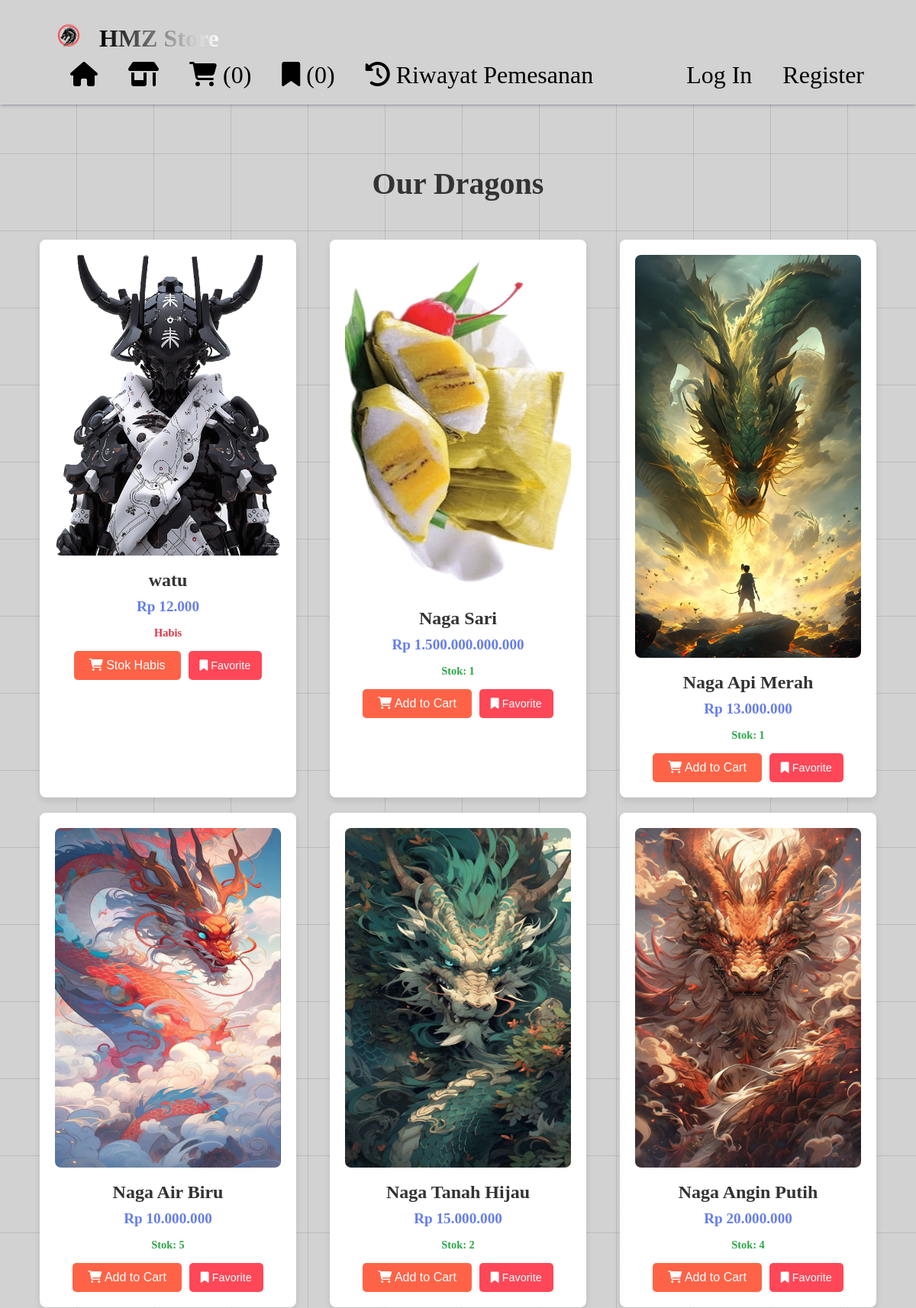
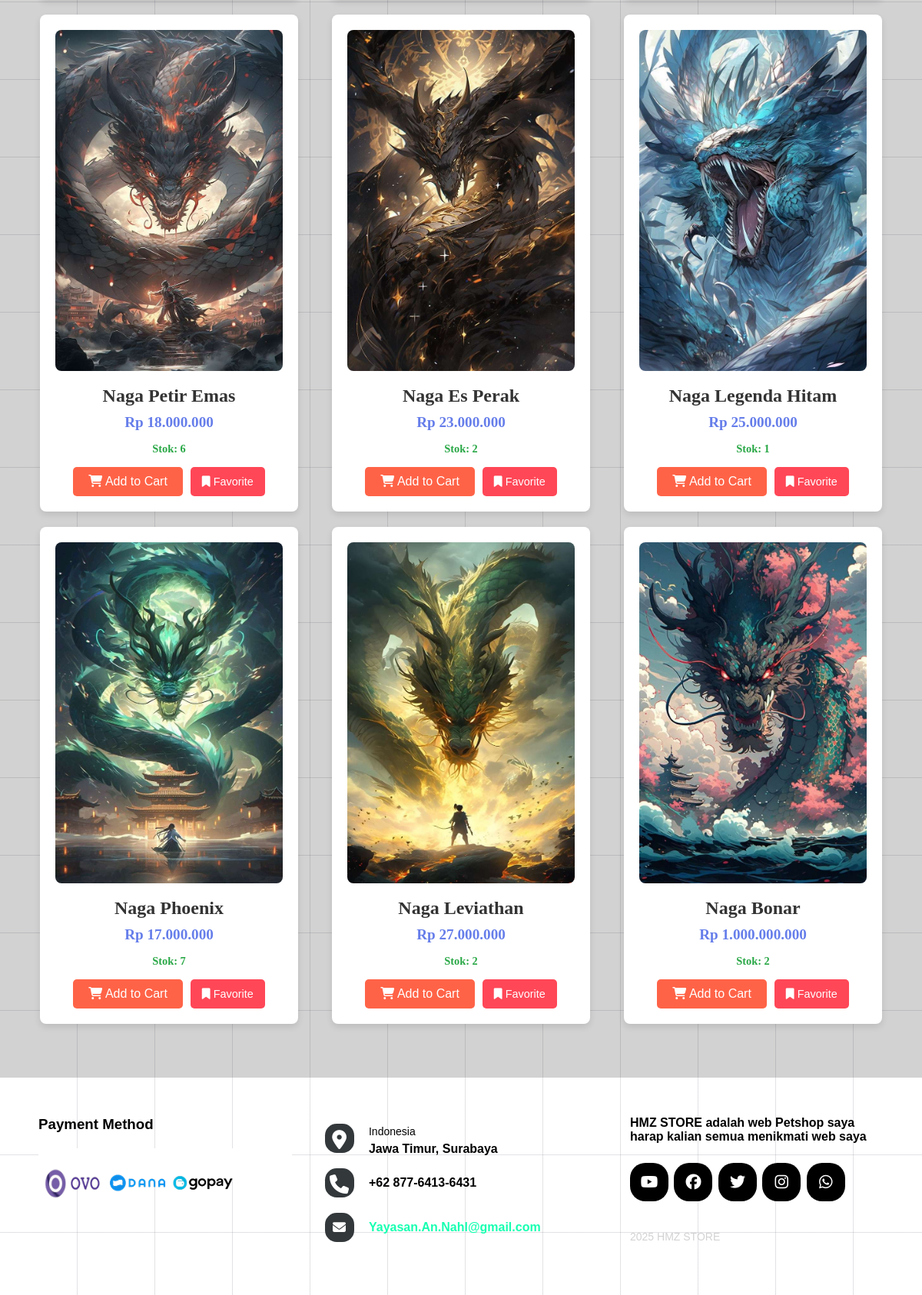
Page /about.php (upper part) on the committed database (2 pictures, top to bottom).
### tables this page shows
CREATE TABLE `produk` (
  `id` int(11) NOT NULL,
  `nama_produk` varchar(255) NOT NULL,
  `harga` decimal(15,2) NOT NULL,
  `deskripsi` text DEFAULT NULL,
  `gambar` varchar(255) DEFAULT NULL,
  `kategori` varchar(100) DEFAULT NULL,
  `stok` int(11) DEFAULT 0,
  `status` enum('active','inactive') DEFAULT 'active',
  `created_at` timestamp NOT NULL DEFAULT current_timestamp(),
  `updated_at` timestamp NOT NULL DEFAULT current_timestamp() ON UPDATE current_timestamp()
);

### config.php (called while the page is built, shortened)
<?php
function isLoggedIn() {
    return isset($_SESSION['user_id']);
}
?>

### about.php (the view, shortened to what this page needs)
<?php
require_once 'config.php';
$query = "SELECT * FROM produk ORDER BY created_at DESC";
$result = mysqli_query($conn, $query);
?>
<!DOCTYPE html>
<html lang="en">
<head>
    <link rel="stylesheet" href="https://cdnjs.cloudflare.com/ajax/libs/font-awesome/6.7.2/css/all.min.css" />
    <link rel="stylesheet" href="style.css">
</head>
<body>
    <div class="main-wrapper">
        <nav>
            <div class="logo">
                <img src="images/logo.png" alt="logo" />
                <h1>HMZ Store</h1>
            </div>
            <ul>
                <li>
                    <a href="index.php"><i class="fas fa-home"></i></a>
                </li>
                <li>
                    <a href="about.php"><i class="fas fa-shop"></i></a>
                </li>
                <li>
                    <a href="#" id="cartLink"><i class="fas fa-cart-shopping"></i> (<span id="cartCount">0</span>)</a>
                </li>
                <li>
                    <a href="#" id="favoriteLink"><i class="fa-solid fa-bookmark"></i> (<span
                            id="favCount">0</span>)</a>
                </li>
                <li>
                    <a href="user_orders.php"><i class="fas fa-history"></i> Riwayat Pemesanan</a>
                </li>
                <div class="login">
                    <?php if (isLoggedIn()): ?>
                        <li class="user-role-badge <?php echo 'role-' . getUserRole(); ?>">
                            <i class="fas <?php echo isAdmin() ? 'fa-crown' : 'fa-user'; ?>"></i>
                            <?php echo htmlspecialchars($_SESSION['username']); ?>
                        </li>
                        <li>
                            <a href="logout.php">Logout</a>
                        </li>
                        <?php if (isAdmin()): ?>
                            <li>
                                <a href="dashboard.php">Dashboard</a>
                            </li>
                        <?php endif; ?>
                    <?php else: ?>
                        <li>
                            <a href="login.php">Log In</a>
                        </li>
                        <li>
                            <a href="register.php">Register</a>
                        </li>
                    <?php endif; ?>
                </div>
            </ul>
        </nav>
        <main class="main-content">
            <section class="products">
                <h2 style="text-align: center; margin: 30px 0; font-size: 2.5rem; color: #333;">Our Dragons</h2>
                <div class="product-container">
                    <?php if (mysqli_num_rows($result) > 0): ?>
                        <?php while ($row = mysqli_fetch_assoc($result)): ?>
                            <div class="product-card" data-id="<?php echo $row['id']; ?>"
                                data-name="<?php echo htmlspecialchars($row['nama_produk']); ?>"
                                data-price="<?php echo $row['harga']; ?>">
                                <?php if (!empty($row['gambar'])): ?>
                                    <img src="images shop/<?php echo $row['gambar']; ?>"
                                        alt="<?php echo htmlspecialchars($row['nama_produk']); ?>"
                                        onerror="this.src='images/dragon_1.jpg'">
                                <?php else: ?>
                                    <img src="images/dragon_1.jpg" alt="Default Dragon">
                                <?php endif; ?>
                                <h4><?php echo htmlspecialchars($row['nama_produk']); ?></h4>
                                <p>Rp <?php echo number_format($row['harga'], 0, ',', '.'); ?></p>
                                <?php if ($row['stok'] > 0): ?>
                                    <p style="color: #28a745; font-size: 0.9rem;">Stok: <?php echo $row['stok']; ?></p>
                                    <div class="product-actions">
                                        <button class="add-to-cart">
                                            <i class="fa fa-cart-shopping"></i> Add to Cart
                                        </button>
                                        <button class="favorite">
                                            <i class="fa-solid fa-bookmark"></i> Favorite
                                        </button>
                                    </div>
                                <?php else: ?>
                                    <p style="color: #dc3545; font-size: 0.9rem;">Habis</p>
                                    <div class="product-actions">
                                        <button class="add-to-cart" disabled>
                                            <i class="fa fa-cart-shopping"></i> Stok Habis
                                        </button>
                                        <button class="favorite">
                                            <i class="fa-solid fa-bookmark"></i> Favorite
                                        </button>
                                    </div>
                                <?php endif; ?>
                            </div>
                        <?php endwhile; ?>
                    <?php endif; ?>
                </div>
            </section>
        </main>
        <footer class="footer" style="margin-top: auto;">
            <section>
                <div class="footer-left">
                    <h3>Payment Method</h3>
                    <div class="credits-cards">
                        <img src="images/Ovo.png" alt="OVO">
                        <img src="images/Dana.png" alt="DANA">
                        <img src="images/Gopay.png" alt="GOPAY">
                    </div>
                </div>
                <div class="footer-center">
                    <div>
                        <i class="fa-solid fa-location-dot"></i>
                        <p><span>Indonesia</span> Jawa Timur, Surabaya</p>
                    </div>
                    <div>
                        <i class="fa fa-phone"></i>
                        <p>+62 877-6413-6431</p>
                    </div>
                    <div>
                        <i class="fa fa-envelope"></i>
                        <p><a href="mailto:Yayasan.An.Nahl@gmail.com">Yayasan.An.Nahl@gmail.com</a></p>
                    </div>
                </div>
                <div class="footer-right">
                    <p class="footer-about">
                        <span>HMZ STORE</span>
                        adalah web Petshop saya harap kalian semua menikmati web saya
                    </p>
                    <div class="footer-media">
                        <a href="https://youtube.com" target="_blank"><i class="fa-brands fa-youtube"></i></a>
                        <a href="https://www.facebook.com/?locale=id_ID" target="_blank"><i
                                class="fa-brands fa-facebook"></i></a>
                        <a href="https://twitter.com/" target="_blank"><i class="fa-brands fa-twitter"></i></a>
                        <a href="https://instagram.com" target="_blank"><i class="fa-brands fa-instagram"></i></a>
                        <a href="https://www.whatsapp.com/?lang=id_ID" target="_blank"><i
                                class="fa-brands fa-whatsapp"></i></a>
                    </div>
                    <p class="footer-copyright">2025 HMZ STORE</p>
                </div>
            </section>
        </footer>
    </div>
</body>
</html>

### about.php (style rules this page uses)
* { margin: 0; padding: 0; box-sizing: border-box; }
body { background-color: #D2D2D2; background-image: repeating-linear-gradient(to right, transparent 0 100px, #25283b22 100px 101px), repeating-linear-gradient(to bottom, transparent 0 100px, #25283b22 100px 101px); min-height: 100vh; display: flex; flex-direction: column; margin: 0; padding: 0; }
body::before { position: absolute; width: min(1400px, 90vw); top: 10%; left: 50%; height: 90%; transform: translateX(-50%); content: ''; background-image: url(images/bg.png); background-size: 100%; background-repeat: no-repeat; background-position: top center; pointer-events: none; }
.main-wrapper { display: flex; flex-direction: column; min-height: 100vh; }
.main-content { flex: 1; }
.products { padding-bottom: 20px; }
.product-container { display: flex; flex-wrap: wrap; gap: 20px; justify-content: center; padding: 20px; max-width: 1400px; margin: 0 auto; }
.product-card { background-color: #fff; width: calc(25% - 20px); padding: 15px; border-radius: 10px; box-shadow: 0 4px 8px rgba(0, 0, 0, 0.1); transition: transform 0.3s, box-shadow 0.3s; text-align: center; position: relative; }
@media (max-width: 1200px) { .product-card { width: calc(33.333% - 20px); } }
.product-card img { width: 100%; height: 200px; object-fit: cover; border-radius: 8px; margin-bottom: 15px; }
.product-card h4 { font-size: 1.2rem; margin-bottom: 10px; color: #333; }
.product-card p { font-size: 1.1rem; margin-bottom: 15px; color: #667eea; font-weight: bold; }
.product-actions { display: flex; gap: 10px; justify-content: center; }
.product-actions button { padding: 8px 15px; border: none; border-radius: 5px; cursor: pointer; font-size: 0.9rem; transition: background-color 0.3s; }
.product-actions .add-to-cart { background-color: #667eea; color: white; }
.product-actions .favorite { background-color: #ff4757; color: white; }

### rows in the picture
produk: gambar+nama_produk (picture), nama_produk "watu", harga "12.000", stok "Habis"
produk: gambar (picture), nama_produk "Naga Sari", harga "1.500.000.000.000", stok "1"
produk: gambar (picture), nama_produk "Naga Api Merah", harga "13.000.000", stok "1"
produk: gambar (picture), nama_produk "Naga Air Biru", harga "10.000.000", stok "5"
produk: gambar (picture), nama_produk "Naga Tanah Hijau", harga "15.000.000", stok "2"
produk: gambar (picture), nama_produk "Naga Angin Putih", harga "20.000.000", stok "4"
produk: gambar (picture), nama_produk "Naga Petir Emas", harga "18.000.000", stok "6"
produk: gambar (picture), nama_produk "Naga Es Perak", harga "23.000.000", stok "2"
produk: gambar (picture), nama_produk "Naga Legenda Hitam", harga "25.000.000", stok "1"
produk: gambar (picture), nama_produk "Naga Phoenix", harga "17.000.000", stok "7"
produk: gambar (picture), nama_produk "Naga Leviathan", harga "27.000.000", stok "2"
produk: gambar (picture), nama_produk "Naga Bonar", harga "1.000.000.000", stok "2"
